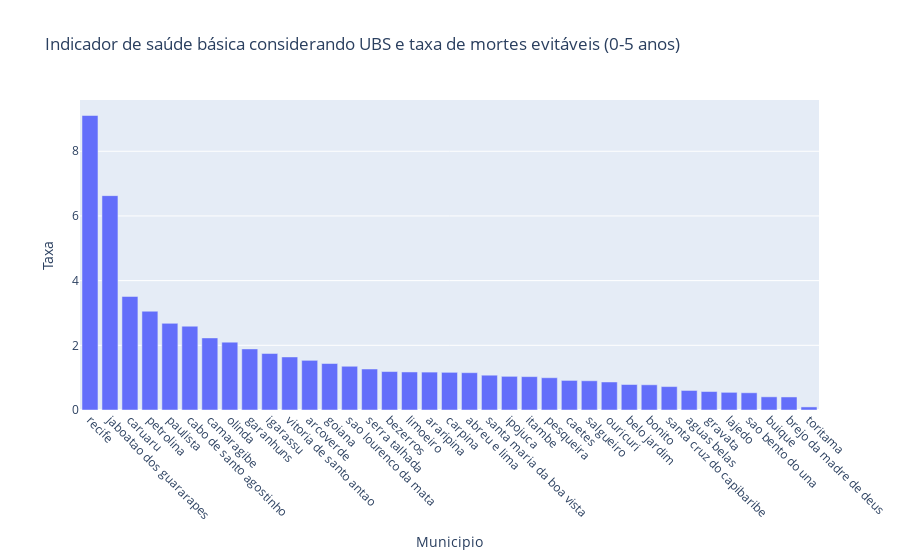

Notebook code for this chart:
### Code cell
fig = go.Figure(data=[go.Bar(x=df_health_child['municipio'], y=df_health_child['indicador de saude infantil'])])

# Customize the layout of the plot
fig.update_layout(
    title=f'Indicador de saúde básica considerando UBS e taxa de mortes evitáveis (0-5 anos)',
    xaxis=dict(title='Municipio', tickangle=45, categoryorder='total descending'),
    yaxis=dict(title='Taxa')
)

# Show the plot
fig.show()

### Figure 1 — Plotly figure (JSON) as saved in the notebook; plotly's stock layout.template omitted (floating-point values rounded to 4 significant figures)
{"data": [{"type": "bar", "x": ["abreu e lima", "aguas belas", "araripina", "arcoverde", "belo jardim", "bezerros", "bonito", "brejo da madre de deus", "buique", "cabo de santo agostinho", "caetes", "camaragibe", "carpina", "caruaru", "garanhuns", "goiana", "gravata", "igarassu", "ipojuca", "itambe", "jaboatao dos guararapes", "lajedo", "limoeiro", "olinda", "ouricuri", "paulista", "pesqueira", "petrolina", "recife", "salgueiro", "santa cruz do capibaribe", "santa maria da boa vista", "sao bento do una", "sao lourenco da mata", "serra talhada", "toritama", "vitoria de santo antao"], "y": [1.154, 0.6042, 1.172, 1.536, 0.7884, 1.189, 0.7795, 0.4031, 0.4077, 2.592, 0.9147, 2.229, 1.165, 3.51, 1.889, 1.437, 0.5713, 1.746, 1.041, 1.032, 6.628, 0.5461, 1.176, 2.098, 0.8667, 2.679, 0.9982, 3.054, 9.106, 0.9038, 0.7243, 1.076, 0.5326, 1.352, 1.268, 0.09478, 1.641]}], "layout": {"title": {"text": "Indicador de saúde básica considerando UBS e taxa de mortes evitáveis (0-5 anos)"}, "xaxis": {"categoryorder": "total descending", "tickangle": 45, "title": {"text": "Municipio"}}, "yaxis": {"title": {"text": "Taxa"}}}}
